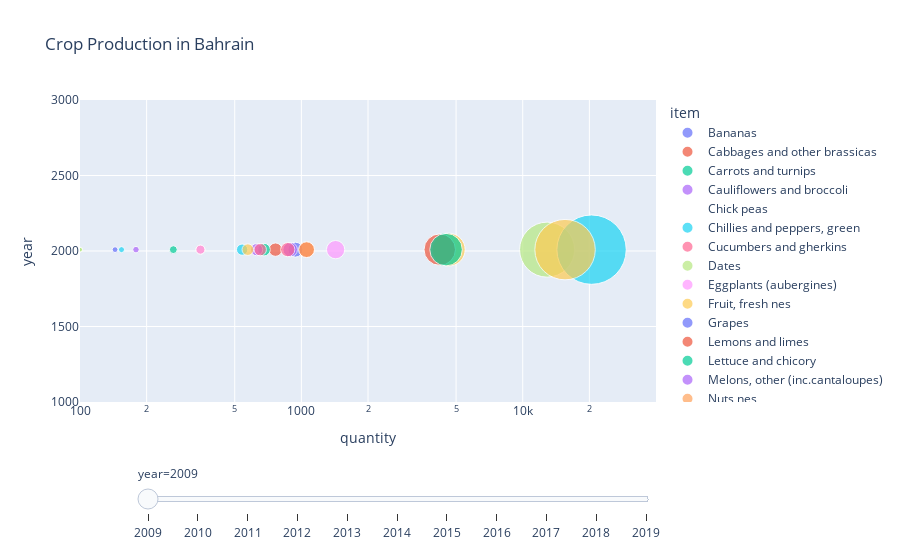

Notebook source saved alongside this figure:
### Code cell
df = bahrain
fig = px.scatter(df, x= "quantity"
                 , y="year", animation_frame="year", animation_group="item",
           size="quantity", color="item", hover_name="area",
           log_x=True, size_max=55, range_x=[100,40000], range_y=[1000,3000],title="Crop Production in Bahrain")

fig["layout"].pop("updatemenus") # optional, drop animation buttons
fig.show()

### Figure 1 — Plotly figure (JSON) as saved in the notebook; plotly's stock layout.template omitted (floating-point values rounded to 4 significant figures)
{"data": [{"hovertemplate": "<b>%{hovertext}</b><br><br>item=Bananas<br>year=%{y}<br>quantity=%{marker.size}<extra></extra>", "hovertext": ["Bahrain"], "ids": ["Bananas"], "legendgroup": "Bananas", "marker": {"color": "#636efa", "size": [940], "sizemode": "area", "sizeref": 8.499, "symbol": "circle"}, "mode": "markers", "name": "Bananas", "orientation": "v", "showlegend": true, "type": "scatter", "x": [940], "xaxis": "x", "y": [2009], "yaxis": "y"}, {"hovertemplate": "<b>%{hovertext}</b><br><br>item=Cabbages and other brassicas<br>year=%{y}<br>quantity=%{marker.size}<extra></extra>", "hovertext": ["Bahrain"], "ids": ["Cabbages and other brassicas"], "legendgroup": "Cabbages and other brassicas", "marker": {"color": "#EF553B", "size": [764], "sizemode": "area", "sizeref": 8.499, "symbol": "circle"}, "mode": "markers", "name": "Cabbages and other brassicas", "orientation": "v", "showlegend": true, "type": "scatter", "x": [764], "xaxis": "x", "y": [2009], "yaxis": "y"}, {"hovertemplate": "<b>%{hovertext}</b><br><br>item=Carrots and turnips<br>year=%{y}<br>quantity=%{marker.size}<extra></extra>", "hovertext": ["Bahrain"], "ids": ["Carrots and turnips"], "legendgroup": "Carrots and turnips", "marker": {"color": "#00cc96", "size": [264], "sizemode": "area", "sizeref": 8.499, "symbol": "circle"}, "mode": "markers", "name": "Carrots and turnips", "orientation": "v", "showlegend": true, "type": "scatter", "x": [264], "xaxis": "x", "y": [2009], "yaxis": "y"}, {"hovertemplate": "<b>%{hovertext}</b><br><br>item=Cauliflowers and broccoli<br>year=%{y}<br>quantity=%{marker.size}<extra></extra>", "hovertext": ["Bahrain"], "ids": ["Cauliflowers and broccoli"], "legendgroup": "Cauliflowers and broccoli", "marker": {"color": "#ab63fa", "size": [890], "sizemode": "area", "sizeref": 8.499, "symbol": "circle"}, "mode": "markers", "name": "Cauliflowers and broccoli", "orientation": "v", "showlegend": true, "type": "scatter", "x": [890], "xaxis": "x", "y": [2009], "yaxis": "y"}, {"hovertemplate": "<b>%{hovertext}</b><br><br>item=Chick peas<br>year=%{y}<br>quantity=%{marker.size}<extra></extra>", "hovertext": ["Bahrain"], "ids": ["Chick peas"], "legendgroup": "Chick peas", "marker": {"color": "#FFA15A", "size": [0], "sizemode": "area", "sizeref": 8.499, "symbol": "circle"}, "mode": "markers", "name": "Chick peas", "orientation": "v", "showlegend": true, "type": "scatter", "x": [0], "xaxis": "x", "y": [2009], "yaxis": "y"}, {"hovertemplate": "<b>%{hovertext}</b><br><br>item=Chillies and peppers, green<br>year=%{y}<br>quantity=%{marker.size}<extra></extra>", "hovertext": ["Bahrain"], "ids": ["Chillies and peppers, green"], "legendgroup": "Chillies and peppers, green", "marker": {"color": "#19d3f3", "size": [154], "sizemode": "area", "sizeref": 8.499, "symbol": "circle"}, "mode": "markers", "name": "Chillies and peppers, green", "orientation": "v", "showlegend": true, "type": "scatter", "x": [154], "xaxis": "x", "y": [2009], "yaxis": "y"}, {"hovertemplate": "<b>%{hovertext}</b><br><br>item=Cucumbers and gherkins<br>year=%{y}<br>quantity=%{marker.size}<extra></extra>", "hovertext": ["Bahrain"], "ids": ["Cucumbers and gherkins"], "legendgroup": "Cucumbers and gherkins", "marker": {"color": "#FF6692", "size": [868], "sizemode": "area", "sizeref": 8.499, "symbol": "circle"}, "mode": "markers", "name": "Cucumbers and gherkins", "orientation": "v", "showlegend": true, "type": "scatter", "x": [868], "xaxis": "x", "y": [2009], "yaxis": "y"}, {"hovertemplate": "<b>%{hovertext}</b><br><br>item=Dates<br>year=%{y}<br>quantity=%{marker.size}<extra></extra>", "hovertext": ["Bahrain"], "ids": ["Dates"], "legendgroup": "Dates", "marker": {"color": "#B6E880", "size": [12887], "sizemode": "area", "sizeref": 8.499, "symbol": "circle"}, "mode": "markers", "name": "Dates", "orientation": "v", "showlegend": true, "type": "scatter", "x": [12887], "xaxis": "x", "y": [2009], "yaxis": "y"}, {"hovertemplate": "<b>%{hovertext}</b><br><br>item=Eggplants (aubergines)<br>year=%{y}<br>quantity=%{marker.size}<extra></extra>", "hovertext": ["Bahrain"], "ids": ["Eggplants (aubergines)"], "legendgroup": "Eggplants (aubergines)", "marker": {"color": "#FF97FF", "size": [1428], "sizemode": "area", "sizeref": 8.499, "symbol": "circle"}, "mode": "markers", "name": "Eggplants (aubergines)", "orientation": "v", "showlegend": true, "type": "scatter", "x": [1428], "xaxis": "x", "y": [2009], "yaxis": "y"}, {"hovertemplate": "<b>%{hovertext}</b><br><br>item=Fruit, fresh nes<br>year=%{y}<br>quantity=%{marker.size}<extra></extra>", "hovertext": ["Bahrain"], "ids": ["Fruit, fresh nes"], "legendgroup": "Fruit, fresh nes", "marker": {"color": "#FECB52", "size": [4628], "sizemode": "area", "sizeref": 8.499, "symbol": "circle"}, "mode": "markers", "name": "Fruit, fresh nes", "orientation": "v", "showlegend": true, "type": "scatter", "x": [4628], "xaxis": "x", "y": [2009], "yaxis": "y"}, {"hovertemplate": "<b>%{hovertext}</b><br><br>item=Grapes<br>year=%{y}<br>quantity=%{marker.size}<extra></extra>", "hovertext": ["Bahrain"], "ids": ["Grapes"], "legendgroup": "Grapes", "marker": {"color": "#636efa", "size": [144], "sizemode": "area", "sizeref": 8.499, "symbol": "circle"}, "mode": "markers", "name": "Grapes", "orientation": "v", "showlegend": true, "type": "scatter", "x": [144], "xaxis": "x", "y": [2009], "yaxis": "y"}, {"hovertemplate": "<b>%{hovertext}</b><br><br>item=Lemons and limes<br>year=%{y}<br>quantity=%{marker.size}<extra></extra>", "hovertext": ["Bahrain"], "ids": ["Lemons and limes"], "legendgroup": "Lemons and limes", "marker": {"color": "#EF553B", "size": [1056], "sizemode": "area", "sizeref": 8.499, "symbol": "circle"}, "mode": "markers", "name": "Lemons and limes", "orientation": "v", "showlegend": true, "type": "scatter", "x": [1056], "xaxis": "x", "y": [2009], "yaxis": "y"}, {"hovertemplate": "<b>%{hovertext}</b><br><br>item=Lettuce and chicory<br>year=%{y}<br>quantity=%{marker.size}<extra></extra>", "hovertext": ["Bahrain"], "ids": ["Lettuce and chicory"], "legendgroup": "Lettuce and chicory", "marker": {"color": "#00cc96", "size": [678], "sizemode": "area", "sizeref": 8.499, "symbol": "circle"}, "mode": "markers", "name": "Lettuce and chicory", "orientation": "v", "showlegend": true, "type": "scatter", "x": [678], "xaxis": "x", "y": [2009], "yaxis": "y"}, {"hovertemplate": "<b>%{hovertext}</b><br><br>item=Melons, other (inc.cantaloupes)<br>year=%{y}<br>quantity=%{marker.size}<extra></extra>", "hovertext": ["Bahrain"], "ids": ["Melons, other (inc.cantaloupes)"], "legendgroup": "Melons, other (inc.cantaloupes)", "marker": {"color": "#ab63fa", "size": [628], "sizemode": "area", "sizeref": 8.499, "symbol": "circle"}, "mode": "markers", "name": "Melons, other (inc.cantaloupes)", "orientation": "v", "showlegend": true, "type": "scatter", "x": [628], "xaxis": "x", "y": [2009], "yaxis": "y"}, {"hovertemplate": "<b>%{hovertext}</b><br><br>item=Nuts nes<br>year=%{y}<br>quantity=%{marker.size}<extra></extra>", "hovertext": ["Bahrain"], "ids": ["Nuts nes"], "legendgroup": "Nuts nes", "marker": {"color": "#FFA15A", "size": [350], "sizemode": "area", "sizeref": 8.499, "symbol": "circle"}, "mode": "markers", "name": "Nuts nes", "orientation": "v", "showlegend": true, "type": "scatter", "x": [350], "xaxis": "x", "y": [2009], "yaxis": "y"}, {"hovertemplate": "<b>%{hovertext}</b><br><br>item=Okra<br>year=%{y}<br>quantity=%{marker.size}<extra></extra>", "hovertext": ["Bahrain"], "ids": ["Okra"], "legendgroup": "Okra", "marker": {"color": "#19d3f3", "size": [540], "sizemode": "area", "sizeref": 8.499, "symbol": "circle"}, "mode": "markers", "name": "Okra", "orientation": "v", "showlegend": true, "type": "scatter", "x": [540], "xaxis": "x", "y": [2009], "yaxis": "y"}, {"hovertemplate": "<b>%{hovertext}</b><br><br>item=Onions, dry<br>year=%{y}<br>quantity=%{marker.size}<extra></extra>", "hovertext": ["Bahrain"], "ids": ["Onions, dry"], "legendgroup": "Onions, dry", "marker": {"color": "#FF6692", "size": [652], "sizemode": "area", "sizeref": 8.499, "symbol": "circle"}, "mode": "markers", "name": "Onions, dry", "orientation": "v", "showlegend": true, "type": "scatter", "x": [652], "xaxis": "x", "y": [2009], "yaxis": "y"}, {"hovertemplate": "<b>%{hovertext}</b><br><br>item=Potatoes<br>year=%{y}<br>quantity=%{marker.size}<extra></extra>", "hovertext": ["Bahrain"], "ids": ["Potatoes"], "legendgroup": "Potatoes", "marker": {"color": "#B6E880", "size": [100], "sizemode": "area", "sizeref": 8.499, "symbol": "circle"}, "mode": "markers", "name": "Potatoes", "orientation": "v", "showlegend": true, "type": "scatter", "x": [100], "xaxis": "x", "y": [2009], "yaxis": "y"}, {"hovertemplate": "<b>%{hovertext}</b><br><br>item=Pulses nes<br>year=%{y}<br>quantity=%{marker.size}<extra></extra>", "hovertext": ["Bahrain"], "ids": ["Pulses nes"], "legendgroup": "Pulses nes", "marker": {"color": "#FF97FF", "size": [7], "sizemode": "area", "sizeref": 8.499, "symbol": "circle"}, "mode": "markers", "name": "Pulses nes", "orientation": "v", "showlegend": true, "type": "scatter", "x": [7], "xaxis": "x", "y": [2009], "yaxis": "y"}, {"hovertemplate": "<b>%{hovertext}</b><br><br>item=Pumpkins, squash and gourds<br>year=%{y}<br>quantity=%{marker.size}<extra></extra>", "hovertext": ["Bahrain"], "ids": ["Pumpkins, squash and gourds"], "legendgroup": "Pumpkins, squash and gourds", "marker": {"color": "#FECB52", "size": [573], "sizemode": "area", "sizeref": 8.499, "symbol": "circle"}, "mode": "markers", "name": "Pumpkins, squash and gourds", "orientation": "v", "showlegend": true, "type": "scatter", "x": [573], "xaxis": "x", "y": [2009], "yaxis": "y"}, {"hovertemplate": "<b>%{hovertext}</b><br><br>item=Sweet potatoes<br>year=%{y}<br>quantity=%{marker.size}<extra></extra>", "hovertext": ["Bahrain"], "ids": ["Sweet potatoes"], "legendgroup": "Sweet potatoes", "marker": {"color": "#636efa", "size": [0], "sizemode": "area", "sizeref": 8.499, "symbol": "circle"}, "mode": "markers", "name": "Sweet potatoes", "orientation": "v", "showlegend": true, "type": "scatter", "x": [0], "xaxis": "x", "y": [2009], "yaxis": "y"}, {"hovertemplate": "<b>%{hovertext}</b><br><br>item=Tomatoes<br>year=%{y}<br>quantity=%{marker.size}<extra></extra>", "hovertext": ["Bahrain"], "ids": ["Tomatoes"], "legendgroup": "Tomatoes", "marker": {"color": "#EF553B", "size": [4218], "sizemode": "area", "sizeref": 8.499, "symbol": "circle"}, "mode": "markers", "name": "Tomatoes", "orientation": "v", "showlegend": true, "type": "scatter", "x": [4218], "xaxis": "x", "y": [2009], "yaxis": "y"}, {"hovertemplate": "<b>%{hovertext}</b><br><br>item=Vegetables, fresh nes<br>year=%{y}<br>quantity=%{marker.size}<extra></extra>", "hovertext": ["Bahrain"], "ids": ["Vegetables, fresh nes"], "legendgroup": "Vegetables, fresh nes", "marker": {"color": "#00cc96", "size": [4504], "sizemode": "area", "sizeref": 8.499, "symbol": "circle"}, "mode": "markers", "name": "Vegetables, fresh nes", "orientation": "v", "showlegend": true, "type": "scatter", "x": [4504], "xaxis": "x", "y": [2009], "yaxis": "y"}, {"hovertemplate": "<b>%{hovertext}</b><br><br>item=Watermelons<br>year=%{y}<br>quantity=%{marker.size}<extra></extra>", "hovertext": ["Bahrain"], "ids": ["Watermelons"], "legendgroup": "Watermelons", "marker": {"color": "#ab63fa", "size": [179], "sizemode": "area", "sizeref": 8.499, "symbol": "circle"}, "mode": "markers", "name": "Watermelons", "orientation": "v", "showlegend": true, "type": "scatter", "x": [179], "xaxis": "x", "y": [2009], "yaxis": "y"}, {"hovertemplate": "<b>%{hovertext}</b><br><br>item=Citrus Fruit, Total<br>year=%{y}<br>quantity=%{marker.size}<extra></extra>", "hovertext": ["Bahrain"], "ids": ["Citrus Fruit, Total"], "legendgroup": "Citrus Fruit, Total", "marker": {"color": "#FFA15A", "size": [1056], "sizemode": "area", "sizeref": 8.499, "symbol": "circle"}, "mode": "markers", "name": "Citrus Fruit, Total", "orientation": "v", "showlegend": true, "type": "scatter", "x": [1056], "xaxis": "x", "y": [2009], "yaxis": "y"}, {"hovertemplate": "<b>%{hovertext}</b><br><br>item=Fruit Primary<br>year=%{y}<br>quantity=%{marker.size}<extra></extra>", "hovertext": ["Bahrain"], "ids": ["Fruit Primary"], "legendgroup": "Fruit Primary", "marker": {"color": "#19d3f3", "size": [20462], "sizemode": "area", "sizeref": 8.499, "symbol": "circle"}, "mode": "markers", "name": "Fruit Primary", "orientation": "v", "showlegend": true, "type": "scatter", "x": [20462], "xaxis": "x", "y": [2009], "yaxis": "y"}, {"hovertemplate": "<b>%{hovertext}</b><br><br>item=Pulses, Total<br>year=%{y}<br>quantity=%{marker.size}<extra></extra>", "hovertext": ["Bahrain"], "ids": ["Pulses, Total"], "legendgroup": "Pulses, Total", "marker": {"color": "#FF6692", "size": [7], "sizemode": "area", "sizeref": 8.499, "symbol": "circle"}, "mode": "markers", "name": "Pulses, Total", "orientation": "v", "showlegend": true, "type": "scatter", "x": [7], "xaxis": "x", "y": [2009], "yaxis": "y"}, {"hovertemplate": "<b>%{hovertext}</b><br><br>item=Roots and Tubers, Total<br>year=%{y}<br>quantity=%{marker.size}<extra></extra>", "hovertext": ["Bahrain"], "ids": ["Roots and Tubers, Total"], "legendgroup": "Roots and Tubers, Total", "marker": {"color": "#B6E880", "size": [100], "sizemode": "area", "sizeref": 8.499, "symbol": "circle"}, "mode": "markers", "name": "Roots and Tubers, Total", "orientation": "v", "showlegend": true, "type": "scatter", "x": [100], "xaxis": "x", "y": [2009], "yaxis": "y"}, {"hovertemplate": "<b>%{hovertext}</b><br><br>item=Treenuts, Total<br>year=%{y}<br>quantity=%{marker.size}<extra></extra>", "hovertext": ["Bahrain"], "ids": ["Treenuts, Total"], "legendgroup": "Treenuts, Total", "marker": {"color": "#FF97FF", "size": [350], "sizemode": "area", "sizeref": 8.499, "symbol": "circle"}, "mode": "markers", "name": "Treenuts, Total", "orientation": "v", "showlegend": true, "type": "scatter", "x": [350], "xaxis": "x", "y": [2009], "yaxis": "y"}, {"hovertemplate": "<b>%{hovertext}</b><br><br>item=Vegetables Primary<br>year=%{y}<br>quantity=%{marker.size}<extra></extra>", "hovertext": ["Bahrain"], "ids": ["Vegetables Primary"], "legendgroup": "Vegetables Primary", "marker": {"color": "#FECB52", "size": [15533], "sizemode": "area", "sizeref": 8.499, "symbol": "circle"}, "mode": "markers", "name": "Vegetables Primary", "orientation": "v", "showlegend": true, "type": "scatter", "x": [15533], "xaxis": "x", "y": [2009], "yaxis": "y"}], "layout": {"legend": {"itemsizing": "constant", "title": {"text": "item"}, "tracegroupgap": 0}, "sliders": [{"active": 0, "currentvalue": {"prefix": "year="}, "len": 0.9, "pad": {"b": 10, "t": 60}, "steps": [{"args": [["2009"], {"frame": {"duration": 0, "redraw": false}, "fromcurrent": true, "mode": "immediate", "transition": {"duration": 0, "easing": "linear"}}], "label": "2009", "method": "animate"}, {"args": [["2010"], {"frame": {"duration": 0, "redraw": false}, "fromcurrent": true, "mode": "immediate", "transition": {"duration": 0, "easing": "linear"}}], "label": "2010", "method": "animate"}, {"args": [["2011"], {"frame": {"duration": 0, "redraw": false}, "fromcurrent": true, "mode": "immediate", "transition": {"duration": 0, "easing": "linear"}}], "label": "2011", "method": "animate"}, {"args": [["2012"], {"frame": {"duration": 0, "redraw": false}, "fromcurrent": true, "mode": "immediate", "transition": {"duration": 0, "easing": "linear"}}], "label": "2012", "method": "animate"}, {"args": [["2013"], {"frame": {"duration": 0, "redraw": false}, "fromcurrent": true, "mode": "immediate", "transition": {"duration": 0, "easing": "linear"}}], "label": "2013", "method": "animate"}, {"args": [["2014"], {"frame": {"duration": 0, "redraw": false}, "fromcurrent": true, "mode": "immediate", "transition": {"duration": 0, "easing": "linear"}}], "label": "2014", "method": "animate"}, {"args": [["2015"], {"frame": {"duration": 0, "redraw": false}, "fromcurrent": true, "mode": "immediate", "transition": {"duration": 0, "easing": "linear"}}], "label": "2015", "method": "animate"}, {"args": [["2016"], {"frame": {"duration": 0, "redraw": false}, "fromcurrent": true, "mode": "immediate", "transition": {"duration": 0, "easing": "linear"}}], "label": "2016", "method": "animate"}, {"args": [["2017"], {"frame": {"duration": 0, "redraw": false}, "fromcurrent": true, "mode": "immediate", "transition": {"duration": 0, "easing": "linear"}}], "label": "2017", "method": "animate"}, {"args": [["2018"], {"frame": {"duration": 0, "redraw": false}, "fromcurrent": true, "mode": "immediate", "transition": {"duration": 0, "easing": "linear"}}], "label": "2018", "method": "animate"}, {"args": [["2019"], {"frame": {"duration": 0, "redraw": false}, "fromcurrent": true, "mode": "immediate", "transition": {"duration": 0, "easing": "linear"}}], "label": "2019", "method": "animate"}], "x": 0.1, "xanchor": "left", "y": 0, "yanchor": "top"}], "title": {"text": "Crop Production in Bahrain"}, "xaxis": {"anchor": "y", "domain": [0, 1], "range": [2, 4.602], "title": {"text": "quantity"}, "type": "log"}, "yaxis": {"anchor": "x", "categoryarray": [2019, 2018, 2017, 2016, 2015, 2014, 2013, 2012, 2011, 2010, 2009], "categoryorder": "array", "domain": [0, 1], "range": [1000, 3000], "title": {"text": "year"}}}}
